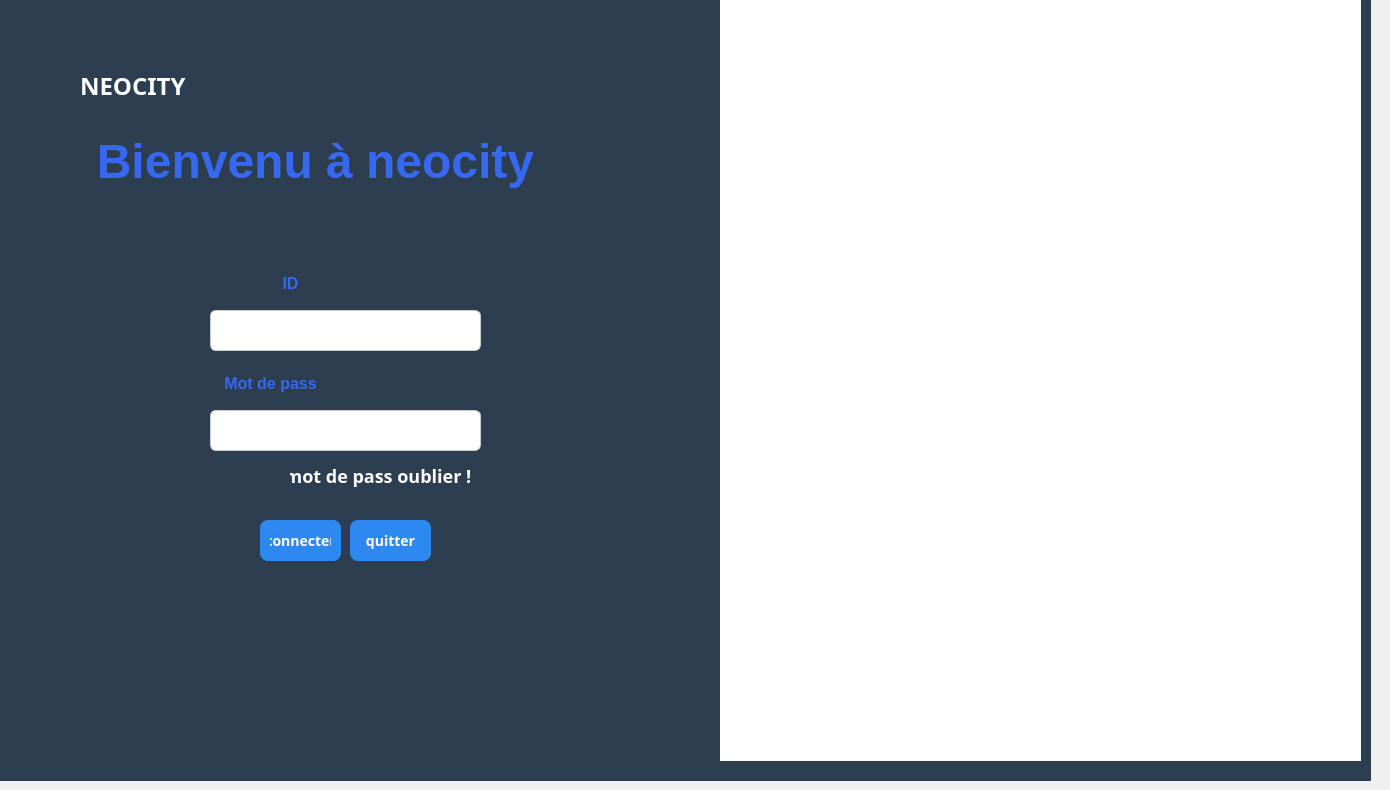
    <widget class="QWidget" name="Connection">
     <widget class="QLabel" name="label_128">
      <property name="geometry">
       <rect>
        <x>80</x>
        <y>70</y>
        <width>121</width>
        <height>31</height>
       </rect>
      </property>
      <property name="font">
       <font>
        <family>Bahnschrift</family>
        <pointsize>18</pointsize>
        <bold>true</bold>
       </font>
      </property>
      <property name="styleSheet">
       <string notr="true">color: rgb(255, 255, 255);</string>
      </property>
      <property name="text">
       <string>NEOCITY</string>
      </property>
     </widget>
     <widget class="QTextBrowser" name="textBrowser">
      <property name="geometry">
       <rect>
        <x>20</x>
        <y>130</y>
        <width>591</width>
        <height>111</height>
       </rect>
      </property>
      <property name="styleSheet">
       <string notr="true">background-color: rgb(44, 62, 80);</string>
      </property>
      <property name="frameShape">
       <enum>QFrame::Shape::NoFrame</enum>
      </property>
      <property name="html">
       <string>&lt;!DOCTYPE HTML PUBLIC &quot;-//W3C//DTD HTML 4.0//EN&quot; &quot;http://www.w3.org/TR/REC-html40/strict.dtd&quot;&gt;
&lt;html&gt;&lt;head&gt;&lt;meta name=&quot;qrichtext&quot; content=&quot;1&quot; /&gt;&lt;meta charset=&quot;utf-8&quot; /&gt;&lt;style type=&quot;text/css&quot;&gt;
p, li { white-space: pre-wrap; }
hr { height: 1px; border-width: 0; }
li.unchecked::marker { content: &quot;\2610&quot;; }
li.checked::marker { content: &quot;\2612&quot;; }
&lt;/style&gt;&lt;/head&gt;&lt;body style=&quot; font-family:'Segoe UI'; font-size:9pt; font-weight:400; font-style:normal;&quot;&gt;
&lt;p align=&quot;center&quot; style=&quot; margin-top:0px; margin-bottom:0px; margin-left:0px; margin-right:0px; -qt-block-indent:0; text-indent:0px;&quot;&gt;&lt;span style=&quot; font-size:36pt; font-weight:700; color:#3668f2;&quot;&gt;Bienvenu à neocity&lt;/span&gt;&lt;/p&gt;&lt;/body&gt;&lt;/html&gt;</string>
      </property>
     </widget>
     <widget class="QTextBrowser" name="textBrowser_2">
      <property name="geometry">
       <rect>
        <x>190</x>
        <y>270</y>
        <width>201</width>
        <height>41</height>
       </rect>
      </property>
      <property name="styleSheet">
       <string notr="true">background-color: rgb(44, 62, 80);</string>
      </property>
      <property name="frameShape">
       <enum>QFrame::Shape::NoFrame</enum>
      </property>
      <property name="html">
       <string>&lt;!DOCTYPE HTML PUBLIC &quot;-//W3C//DTD HTML 4.0//EN&quot; &quot;http://www.w3.org/TR/REC-html40/strict.dtd&quot;&gt;
&lt;html&gt;&lt;head&gt;&lt;meta name=&quot;qrichtext&quot; content=&quot;1&quot; /&gt;&lt;meta charset=&quot;utf-8&quot; /&gt;&lt;style type=&quot;text/css&quot;&gt;
p, li { white-space: pre-wrap; }
hr { height: 1px; border-width: 0; }
li.unchecked::marker { content: &quot;\2610&quot;; }
li.checked::marker { content: &quot;\2612&quot;; }
&lt;/style&gt;&lt;/head&gt;&lt;body style=&quot; font-family:'Segoe UI'; font-size:9pt; font-weight:400; font-style:normal;&quot;&gt;
&lt;p align=&quot;center&quot; style=&quot; margin-top:0px; margin-bottom:0px; margin-left:0px; margin-right:0px; -qt-block-indent:0; text-indent:0px;&quot;&gt;&lt;span style=&quot; font-size:12pt; font-weight:700; color:#3668f2;&quot;&gt;ID&lt;/span&gt;&lt;/p&gt;&lt;/body&gt;&lt;/html&gt;</string>
      </property>
     </widget>
     <widget class="QLabel" name="label_129">
      <property name="geometry">
       <rect>
        <x>720</x>
        <y>0</y>
        <width>641</width>
        <height>761</height>
       </rect>
      </property>
      <property name="styleSheet">
       <string notr="true">background-color: rgb(255, 255, 255);
border-image: url(:/Artboard 1.png);</string>
      </property>
      <property name="text">
       <string/>
      </property>
     </widget>
     <widget class="QTextBrowser" name="textBrowser_3">
      <property name="geometry">
       <rect>
        <x>200</x>
        <y>370</y>
        <width>141</width>
        <height>41</height>
       </rect>
      </property>
      <property name="styleSheet">
       <string notr="true">background-color: rgb(44, 62, 80);</string>
      </property>
      <property name="frameShape">
       <enum>QFrame::Shape::NoFrame</enum>
      </property>
      <property name="html">
       <string>&lt;!DOCTYPE HTML PUBLIC &quot;-//W3C//DTD HTML 4.0//EN&quot; &quot;http://www.w3.org/TR/REC-html40/strict.dtd&quot;&gt;
&lt;html&gt;&lt;head&gt;&lt;meta name=&quot;qrichtext&quot; content=&quot;1&quot; /&gt;&lt;meta charset=&quot;utf-8&quot; /&gt;&lt;style type=&quot;text/css&quot;&gt;
p, li { white-space: pre-wrap; }
hr { height: 1px; border-width: 0; }
li.unchecked::marker { content: &quot;\2610&quot;; }
li.checked::marker { content: &quot;\2612&quot;; }
&lt;/style&gt;&lt;/head&gt;&lt;body style=&quot; font-family:'Segoe UI'; font-size:9pt; font-weight:400; font-style:normal;&quot;&gt;
&lt;p align=&quot;center&quot; style=&quot; margin-top:0px; margin-bottom:0px; margin-left:0px; margin-right:0px; -qt-block-indent:0; text-indent:0px;&quot;&gt;&lt;span style=&quot; font-size:12pt; font-weight:700; color:#3668f2;&quot;&gt;Mot de pass&lt;/span&gt;&lt;/p&gt;&lt;/body&gt;&lt;/html&gt;</string>
      </property>
     </widget>
     <widget class="QLabel" name="label_130">
      <property name="geometry">
       <rect>
        <x>10</x>
        <y>50</y>
        <width>61</width>
        <height>61</height>
       </rect>
      </property>
      <property name="styleSheet">
       <string notr="true">image: url(:/cropped_circle_image.png);</string>
      </property>
      <property name="text">
       <string/>
      </property>
      <property name="pixmap">
       <pixmap>:/551544292_1166092592062473_5497828692904860049_n-removebg-preview.png</pixmap>
      </property>
      <property name="scaledContents">
       <bool>true</bool>
      </property>
     </widget>
     <widget class="QPushButton" name="quitter">
      <property name="geometry">
       <rect>
        <x>350</x>
        <y>520</y>
        <width>81</width>
        <height>41</height>
       </rect>
      </property>
      <property name="font">
       <font>
        <family>Bahnschrift</family>
        <pointsize>-1</pointsize>
        <bold>true</bold>
       </font>
      </property>
      <property name="styleSheet">
       <string notr="true">QPushButton {
    background-color: #2D89EF;
    color: white;
    border-radius: 8px;
    padding: 10px;
    font-size: 14px;
}
QPushButton:hover {
    background-color: #1E5BB8;
}
QPushButton:pressed {
    background-color: #FFFFFF;
}</string>
      </property>
      <property name="text">
       <string>quitter</string>
      </property>
     </widget>
     <widget class="QLineEdit" name="lineEditLoginUsername">
      <property name="geometry">
       <rect>
        <x>210</x>
        <y>310</y>
        <width>271</width>
        <height>41</height>
       </rect>
      </property>
      <property name="styleSheet">
       <string notr="true">QLineEdit {
    border: 1px solid #ccc;
    border-radius: 6px;
    padding: 8px;
    font-size: 12px;
}
QLineEdit:focus {
    border: 1px solid #2D89EF;
    background-color: #000000;
}</string>
      </property>
      <property name="text">
       <string/>
      </property>
     </widget>
     <widget class="QLineEdit" name="lineEditLoginPassword">
      <property name="geometry">
       <rect>
        <x>210</x>
        <y>410</y>
        <width>271</width>
        <height>41</height>
       </rect>
      </property>
      <property name="styleSheet">
       <string notr="true">QLineEdit {
    border: 1px solid #ccc;
    border-radius: 6px;
    padding: 8px;
    font-size: 12px;
}
QLineEdit:focus {
    border: 1px solid #2D89EF;
    background-color: #000000;
}</string>
      </property>
      <property name="text">
       <string/>
      </property>
     </widget>
     <widget class="QPushButton" name="connecter">
      <property name="geometry">
       <rect>
        <x>260</x>
        <y>520</y>
        <width>81</width>
        <height>41</height>
       </rect>
      </property>
      <property name="font">
       <font>
        <family>Bahnschrift</family>
        <pointsize>-1</pointsize>
        <bold>true</bold>
       </font>
      </property>
      <property name="styleSheet">
       <string notr="true">QPushButton {
    background-color: #2D89EF;
    color: white;
    border-radius: 8px;
    padding: 10px;
    font-size: 14px;
}
QPushButton:hover {
    background-color: #1E5BB8;
}
QPushButton:pressed {
    background-color: #FFFFFF;
}</string>
      </property>
      <property name="text">
       <string>connecter</string>
      </property>
     </widget>
     <widget class="QPushButton" name="pushButtonGoToMdp">
      <property name="geometry">
       <rect>
        <x>280</x>
        <y>450</y>
        <width>201</width>
        <height>51</height>
       </rect>
      </property>
      <property name="font">
       <font>
        <family>Bahnschrift</family>
        <pointsize>-1</pointsize>
        <bold>true</bold>
       </font>
      </property>
      <property name="toolTip">
       <string>&lt;html&gt;&lt;head/&gt;&lt;body&gt;&lt;p&gt;mot de pass oublier&lt;/p&gt;&lt;/body&gt;&lt;/html&gt;</string>
      </property>
      <property name="styleSheet">
       <string notr="true">QPushButton {
    background-color: #2C3E50;
    color: white;
    border-radius: 8px;
    padding: 10px;
    font-size: 18px;
}
QPushButton:hover {
    background-color: #1E5BB8;
}
QPushButton:pressed {
    background-color: #FFFFFF;
}</string>
      </property>
      <property name="text">
       <string>mot de pass oublier !!</string>
      </property>
     </widget>
     <widget class="QLabel" name="label">
      <property name="geometry">
       <rect>
        <x>-10</x>
        <y>0</y>
        <width>1381</width>
        <height>781</height>
       </rect>
      </property>
      <property name="styleSheet">
       <string notr="true">background-color: rgb(255, 255, 255);
background-color: rgb(44, 62, 80);</string>
      </property>
      <property name="text">
       <string/>
      </property>
     </widget>
     <zorder>label</zorder>
     <zorder>textBrowser_3</zorder>
     <zorder>pushButtonGoToMdp</zorder>
     <zorder>lineEditLoginPassword</zorder>
     <zorder>textBrowser_2</zorder>
     <zorder>label_128</zorder>
     <zorder>quitter</zorder>
     <zorder>label_130</zorder>
     <zorder>textBrowser</zorder>
     <zorder>label_129</zorder>
     <zorder>lineEditLoginUsername</zorder>
     <zorder>connecter</zorder>
    </widget>
